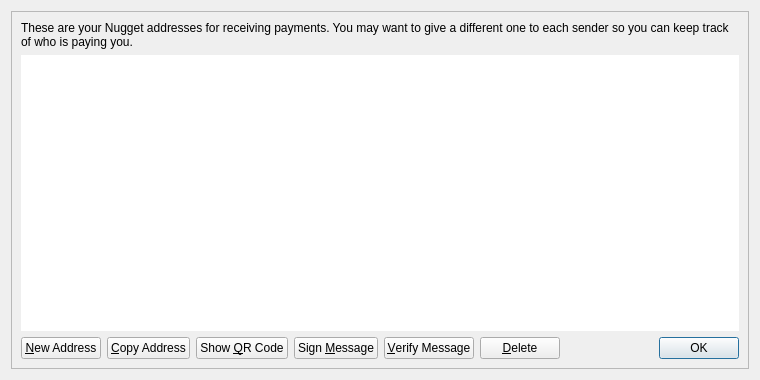
<?xml version="1.0" encoding="UTF-8"?>
<ui version="4.0">
 <class>AddressBookPage</class>
 <widget class="QWidget" name="AddressBookPage">
  <property name="geometry">
   <rect>
    <x>0</x>
    <y>0</y>
    <width>760</width>
    <height>380</height>
   </rect>
  </property>
  <property name="windowTitle">
   <string>Address Book</string>
  </property>
  <layout class="QVBoxLayout" name="verticalLayout_2">
   <item>
    <widget class="QFrame" name="frameMain">
     <property name="frameShape">
      <enum>QFrame::StyledPanel</enum>
     </property>
     <property name="frameShadow">
      <enum>QFrame::Raised</enum>
     </property>
     <layout class="QVBoxLayout" name="verticalLayout">
      <item>
       <widget class="QLabel" name="labelExplanation">
        <property name="text">
         <string>These are your Nugget addresses for receiving payments. You may want to give a different one to each sender so you can keep track of who is paying you.</string>
        </property>
        <property name="textFormat">
         <enum>Qt::PlainText</enum>
        </property>
        <property name="wordWrap">
         <bool>true</bool>
        </property>
       </widget>
      </item>
      <item>
       <widget class="QTableView" name="tableView">
        <property name="contextMenuPolicy">
         <enum>Qt::CustomContextMenu</enum>
        </property>
        <property name="toolTip">
         <string>Double-click to edit address or label</string>
        </property>
        <property name="frameShape">
         <enum>QFrame::NoFrame</enum>
        </property>
        <property name="tabKeyNavigation">
         <bool>false</bool>
        </property>
        <property name="alternatingRowColors">
         <bool>true</bool>
        </property>
        <property name="selectionMode">
         <enum>QAbstractItemView::SingleSelection</enum>
        </property>
        <property name="selectionBehavior">
         <enum>QAbstractItemView::SelectRows</enum>
        </property>
        <property name="sortingEnabled">
         <bool>true</bool>
        </property>
        <attribute name="verticalHeaderVisible">
         <bool>false</bool>
        </attribute>
       </widget>
      </item>
      <item>
       <layout class="QHBoxLayout" name="horizontalLayout">
        <item>
         <widget class="QPushButton" name="newAddressButton">
          <property name="toolTip">
           <string>Create a new address</string>
          </property>
          <property name="text">
           <string>&amp;New Address</string>
          </property>
          <property name="icon">
           <iconset resource="../nugget.qrc">
            <normaloff>:/icons/add</normaloff>:/icons/add</iconset>
          </property>
         </widget>
        </item>
        <item>
         <widget class="QPushButton" name="copyToClipboard">
          <property name="toolTip">
           <string>Copy the currently selected address to the system clipboard</string>
          </property>
          <property name="text">
           <string>&amp;Copy Address</string>
          </property>
          <property name="icon">
           <iconset resource="../nugget.qrc">
            <normaloff>:/icons/editcopy</normaloff>:/icons/editcopy</iconset>
          </property>
         </widget>
        </item>
        <item>
         <widget class="QPushButton" name="showQRCode">
          <property name="text">
           <string>Show &amp;QR Code</string>
          </property>
          <property name="icon">
           <iconset resource="../nugget.qrc">
            <normaloff>:/icons/qrcode</normaloff>:/icons/qrcode</iconset>
          </property>
         </widget>
        </item>
        <item>
         <widget class="QPushButton" name="signMessage">
          <property name="toolTip">
           <string>Sign a message to prove you own a Nugget address</string>
          </property>
          <property name="text">
           <string>Sign &amp;Message</string>
          </property>
          <property name="icon">
           <iconset resource="../nugget.qrc">
            <normaloff>:/icons/edit</normaloff>:/icons/edit</iconset>
          </property>
         </widget>
        </item>
        <item>
         <widget class="QPushButton" name="verifyMessage">
          <property name="toolTip">
           <string>Verify a message to ensure it was signed with a specified Nugget address</string>
          </property>
          <property name="text">
           <string>&amp;Verify Message</string>
          </property>
          <property name="icon">
           <iconset resource="../nugget.qrc">
            <normaloff>:/icons/transaction_0</normaloff>:/icons/transaction_0</iconset>
          </property>
         </widget>
        </item>
        <item>
         <widget class="QPushButton" name="deleteButton">
          <property name="toolTip">
           <string>Delete the currently selected address from the list</string>
          </property>
          <property name="text">
           <string>&amp;Delete</string>
          </property>
          <property name="icon">
           <iconset resource="../nugget.qrc">
            <normaloff>:/icons/remove</normaloff>:/icons/remove</iconset>
          </property>
         </widget>
        </item>
        <item>
         <spacer name="horizontalSpacer">
          <property name="orientation">
           <enum>Qt::Horizontal</enum>
          </property>
          <property name="sizeHint" stdset="0">
           <size>
            <width>40</width>
            <height>20</height>
           </size>
          </property>
         </spacer>
        </item>
        <item>
         <widget class="QDialogButtonBox" name="buttonBox">
          <property name="sizePolicy">
           <sizepolicy hsizetype="Maximum" vsizetype="Fixed">
            <horstretch>0</horstretch>
            <verstretch>0</verstretch>
           </sizepolicy>
          </property>
          <property name="standardButtons">
           <set>QDialogButtonBox::Ok</set>
          </property>
         </widget>
        </item>
       </layout>
      </item>
     </layout>
    </widget>
   </item>
  </layout>
 </widget>
 <resources>
  <include location="../nugget.qrc"/>
 </resources>
 <connections/>
</ui>
